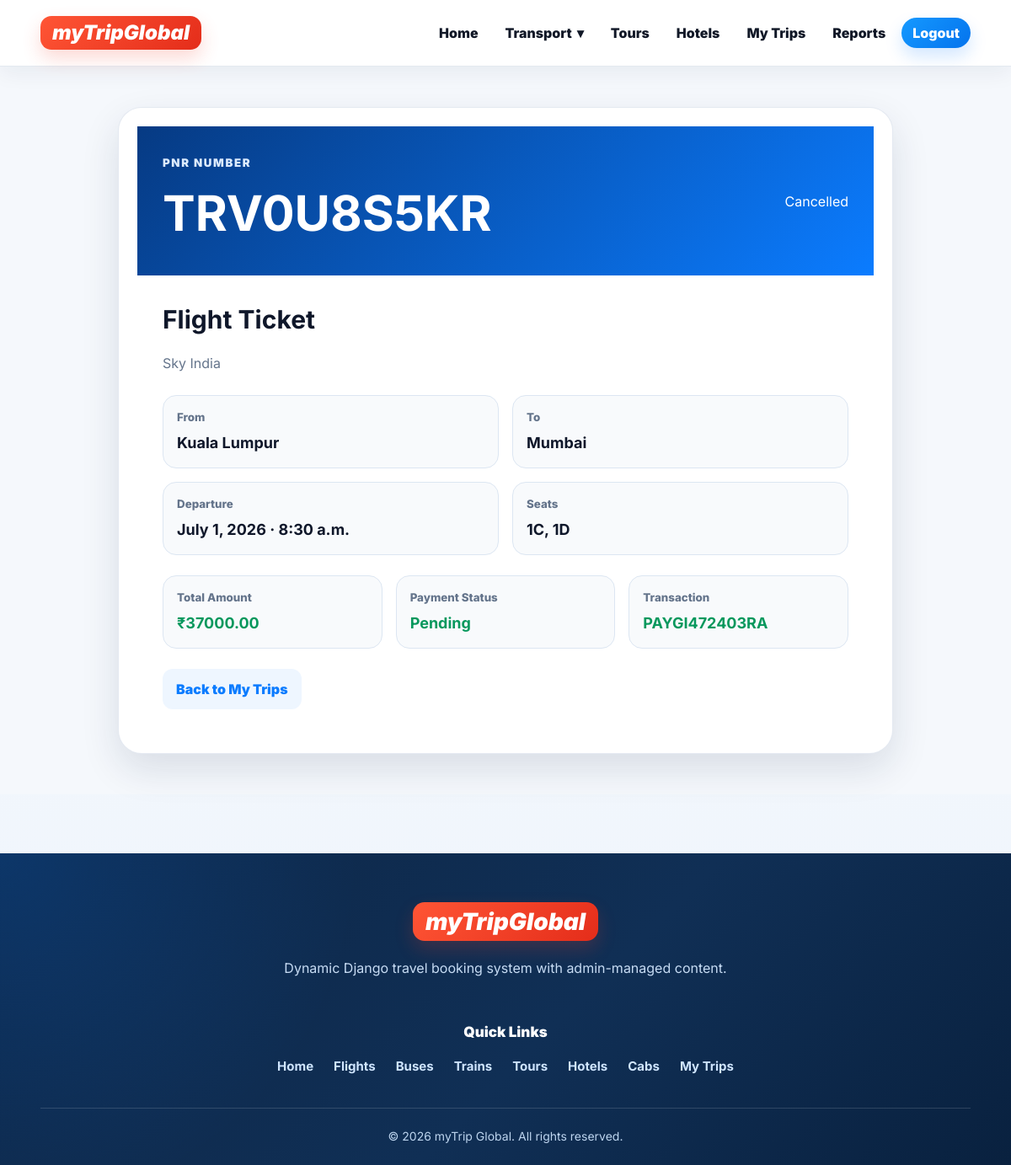
Page /bookings/2/ (signed in) on the committed database.
### booking/models.py (models this page shows, shortened)
class SiteSetting(models.Model):
    site_name = models.CharField(max_length=100, default='myTrip Global')
    logo_text = models.CharField(max_length=40, default='myTrip')
    tagline = models.CharField(max_length=150, blank=True, default="")
    hero_title = models.CharField(max_length=180, default='Book flights, buses, trains, hotels, tours and cabs in one place')
    hero_subtitle = models.TextField(default='Search travel, select seats, choose packages and pay securely online with Cashfree.')
    hero_image = models.ImageField(upload_to='site/', blank=True, null=True)
    support_email = models.EmailField(blank=True)
    support_phone = models.CharField(max_length=25, blank=True)
    footer_about = models.TextField(default='Book flights, buses, trains, tour packages, hotels and cabs from one trusted travel platform.')
    instagram_url = models.URLField(blank=True)
    twitter_url = models.URLField(blank=True)
    facebook_url = models.URLField(blank=True)
    is_active = models.BooleanField(default=True)
    updated_at = models.DateTimeField(auto_now=True)
    class Meta:
        verbose_name = 'Site Setting'
        verbose_name_plural = 'Site Settings'
    @classmethod
    def load(cls):
        return cls.objects.filter(is_active=True).order_by('-updated_at').first() or cls()

class Booking(models.Model):
    BOOKING_TYPES = [
        ('travel', 'Flight/Bus/Train'),
        ('tour', 'Tour Package'),
        ('hotel', 'Hotel'),
        ('cab', 'Cab'),
    ]
    STATUS_CHOICES = [
        ('pending', 'Pending Payment'),
        ('paid', 'Paid / Confirmed'),
        ('failed', 'Payment Failed'),
        ('cancelled', 'Cancelled'),
    ]
    PAYMENT_CHOICES = [
        ('pending', 'Pending'),
        ('success', 'Success'),
        ('failed', 'Failed'),
        ('refunded', 'Refunded'),
    ]
    user = models.ForeignKey(settings.AUTH_USER_MODEL, on_delete=models.CASCADE, related_name='bookings')
    booking_type = models.CharField(max_length=20, choices=BOOKING_TYPES)
    travel_service = models.ForeignKey(TravelService, on_delete=models.SET_NULL, null=True, blank=True)
    tour_package = models.ForeignKey(TourPackage, on_delete=models.SET_NULL, null=True, blank=True)
    hotel = models.ForeignKey(Hotel, on_delete=models.SET_NULL, null=True, blank=True)
    cab = models.ForeignKey(Cab, on_delete=models.SET_NULL, null=True, blank=True)
    pnr = models.CharField(max_length=15, unique=True, blank=True)
    travellers = models.PositiveIntegerField(default=1)
    selected_seats = models.JSONField(default=list, blank=True)
    check_in = models.DateField(blank=True, null=True)
    check_out = models.DateField(blank=True, null=True)
    rooms = models.PositiveIntegerField(default=1)
    pickup_location = models.CharField(max_length=150, blank=True)
    drop_location = models.CharField(max_length=150, blank=True)
    pickup_date = models.DateField(blank=True, null=True)
    tour_travel_date = models.DateField(blank=True, null=True)
    distance_km = models.DecimalField(max_digits=8, decimal_places=2, default=Decimal('0.00'))
    special_requests = models.TextField(blank=True)
    total_amount = models.DecimalField(max_digits=10, decimal_places=2, default=Decimal('0.00'))
    status = models.CharField(max_length=20, choices=STATUS_CHOICES, default='pending')
    payment_status = models.CharField(max_length=20, choices=PAYMENT_CHOICES, default='pending')
    created_at = models.DateTimeField(auto_now_add=True)
    cancelled_at = models.DateTimeField(blank=True, null=True)
    class Meta:
        ordering = ['-created_at']

class TravelService(models.Model):
    SERVICE_TYPES = [
        ('flight', 'Flight'),
        ('bus', 'Bus'),
        ('train', 'Train'),
    ]
    service_type = models.CharField(max_length=20, choices=SERVICE_TYPES)
    title = models.CharField(max_length=140)
    operator_name = models.CharField(max_length=100)
    source = models.CharField(max_length=80)
    destination = models.CharField(max_length=80)
    departure_date = models.DateField()
    departure_time = models.TimeField()
    arrival_date = models.DateField()
    arrival_time = models.TimeField()
    base_price = models.DecimalField(max_digits=10, decimal_places=2)
    total_seats = models.PositiveIntegerField(default=40)
    seat_columns = models.PositiveIntegerField(default=4, help_text='Use 4 for bus/flight style, 6 for train style')
    description = models.TextField(blank=True)
    image = models.ImageField(upload_to='services/', blank=True, null=True)
    is_active = models.BooleanField(default=True)
    created_at = models.DateTimeField(auto_now_add=True)
    class Meta:
        ordering = ['departure_date', 'departure_time']

class Payment(models.Model):
    PAYMENT_STATUS = [
        ('pending', 'Pending'),
        ('success', 'Success'),
        ('failed', 'Failed'),
        ('refunded', 'Refunded'),
    ]
    booking = models.OneToOneField(Booking, on_delete=models.CASCADE, related_name='payment')
    amount = models.DecimalField(max_digits=10, decimal_places=2)
    method = models.CharField(max_length=50, default='Cashfree')
    status = models.CharField(max_length=20, choices=PAYMENT_STATUS, default='pending')
    transaction_id = models.CharField(max_length=100, blank=True)
    cashfree_order_id = models.CharField(max_length=80, blank=True, db_index=True)
    payment_session_id = models.TextField(blank=True)
    gateway_response = models.JSONField(default=dict, blank=True)
    paid_at = models.DateTimeField(blank=True, null=True)
    created_at = models.DateTimeField(auto_now_add=True, blank=True, null=True)
    updated_at = models.DateTimeField(auto_now=True, blank=True, null=True)

### booking/views.py (the view)
# urls.py: path('bookings/<int:pk>/', views.booking_detail, name='booking_detail'),
@login_required
def booking_detail(request, pk):
    booking = get_object_or_404(
        Booking.objects.select_related('travel_service', 'tour_package', 'hotel', 'cab', 'payment'),
        pk=pk,
        user=request.user,
    )
    return render(request, 'booking_detail.html', {'booking': booking})

### booking/context_processors.py (called while the page is built)
def global_site_data(request):
    try:
        return {
            'site_settings': SiteSetting.load(),
            'footer_links': FooterLink.objects.filter(is_active=True)[:8],
        }
    except Exception:
        return {
            'site_settings': SiteSetting(),
            'footer_links': [],
        }

### booking/templates/booking_detail.html (shortened to what this page needs)
{% extends 'base.html' %}
{% load static %}
{% block extra_css %}<link rel="stylesheet" href="{% static 'css/booking_detail.css' %}?v=12.0">{% endblock %}
{% block content %}
<section class="ticket-page">
    <article class="ticket-card">
        <div class="ticket-head">
            <div>
                <small>PNR NUMBER</small>
                <h1>{{ booking.pnr }}</h1>
            </div>
            <span class="status {{ booking.status }}">{{ booking.get_status_display }}</span>
        </div>
        <div class="ticket-body">
            {% if booking.booking_type == 'travel' and booking.travel_service %}
                <h2>{{ booking.travel_service.get_service_type_display }} Ticket</h2>
                <p>{{ booking.travel_service.operator_name }}</p>
                <div class="ticket-grid">
                    <div><small>From</small><strong>{{ booking.travel_service.source }}</strong></div>
                    <div><small>To</small><strong>{{ booking.travel_service.destination }}</strong></div>
                    <div><small>Departure</small><strong>{{ booking.travel_service.departure_date }} · {{ booking.travel_service.departure_time }}</strong></div>
                    <div><small>Seats</small><strong>{{ booking.selected_seats|join:', ' }}</strong></div>
                </div>
            {% endif %}
            <div class="payment-box">
                <div><small>{% if booking.status == 'paid' %}Total Paid{% else %}Total Amount{% endif %}</small><strong>₹{{ booking.total_amount }}</strong></div>
                <div><small>Payment Status</small><strong>{{ booking.get_payment_status_display }}</strong></div>
                {% if booking.payment %}<div><small>Transaction</small><strong>{{ booking.payment.transaction_id }}</strong></div>{% endif %}
            </div>
            <div class="ticket-actions">
                <a href="{% url 'my_bookings' %}">Back to My Trips</a>
            </div>
        </div>
    </article>
</section>
{% endblock %}

### booking/templates/base.html (shortened to what this page needs)
{% load static %}
<!doctype html>
<html lang="en">
<head>
    <link rel="stylesheet" href="{% static 'css/base.css' %}?v=25.0">
    {% block extra_css %}{% endblock %}
</head>
<body>
<header class="site-header">
    <div class="header-inner">
        <a class="brand" href="{% url 'home' %}" aria-label="Home">
            <span class="brand-mark">
                {{ site_settings.logo_text|default:'myTripGlobal' }}
            </span>
        </a>
        <nav class="main-nav" aria-label="Main navigation">
            <a href="{% url 'home' %}">Home</a>
            <details class="nav-dropdown">
                <summary>
                    Transport <span>▾</span>
                </summary>
            </details>
            <a href="{% url 'tour_list' %}">Tours</a>
            <a href="{% url 'hotel_list' %}">Hotels</a>
            {% if user.is_authenticated %}
                <a href="{% url 'my_bookings' %}">My Trips</a>
                {% if user.is_staff or user.is_superuser %}
                    <a href="{% url 'staff_reports' %}">Reports</a>
                {% endif %}
                <form class="logout-form" method="post" action="{% url 'logout' %}">
                    <button type="submit">Logout</button>
                </form>
            {% else %}
                <a class="login-link" href="{% url 'login' %}">Login</a>
                <a class="signup-link" href="{% url 'signup' %}">Sign up</a>
            {% endif %}
        </nav>
    </div>
</header>
<main>
    {% block content %}{% endblock %}
</main>
<footer class="site-footer">
    <div class="footer-inner footer-modern">
        <div class="footer-brand">
            <a class="brand footer-logo" href="{% url 'home' %}" aria-label="Home">
                <span class="brand-mark">
                    {{ site_settings.logo_text|default:'myTripGlobal' }}
                </span>
            </a>
            <p>
                {{ site_settings.footer_about|default:'Dynamic Django travel booking system with admin-managed content.' }}
            </p>
        </div>
        <div class="footer-menu">
            <h4>Quick Links</h4>
            <div class="footer-link-row">
                <a href="{% url 'home' %}">Home</a>
                <a href="{% url 'flight_list' %}">Flights</a>
                <a href="{% url 'bus_list' %}">Buses</a>
                <a href="{% url 'train_list' %}">Trains</a>
                <a href="{% url 'tour_list' %}">Tours</a>
                <a href="{% url 'hotel_list' %}">Hotels</a>
                <a href="{% url 'cab_list' %}">Cabs</a>
                {% if user.is_authenticated %}
                    <a href="{% url 'my_bookings' %}">My Trips</a>
                {% endif %}
            </div>
        </div>
    </div>
    <div class="footer-bottom">
        <span>
            © 2026 {{ site_settings.site_name|default:'myTrip Global' }}. All rights reserved.
        </span>
    </div>
</footer>
</body>
</html>

### booking/static/css/base.css (style rules this page uses)
:root { --primary: #0b7cff; --primary-600: #0067df; --primary-dark: #063a83; --accent: #ef3f2e; --success: #08985d; --warning: #b7791f; --danger: #d92d20; --ink: #0f172a; --text: #334155; --muted: #64748b; --line: #dce6f2; --soft: #f1f7ff; --bg: #f4f8fc; --card: #ffffff; --shadow: 0 18px 45px rgba(15, 35, 66, .12); --shadow-sm: 0 8px 24px rgba(15, 35, 66, .08); --radius: 24px; --container: min(1180px, 92vw); }
* { box-sizing: border-box; }
html { scroll-behavior: smooth; }
body { margin: 0; font-family: Inter, system-ui, -apple-system, BlinkMacSystemFont, "Segoe UI", Roboto, Arial, sans-serif; background: linear-gradient(180deg, #f8fbff 0%, #eef4fb 100%); color: var(--ink); line-height: 1.5; }
a { color: inherit; text-decoration: none; }
button, input, select, textarea { font: inherit; }
button { cursor: pointer; }
main { min-height: 62vh; }
.site-header { position: sticky; top: 0; z-index: 1000; background: rgba(255, 255, 255, .97); backdrop-filter: blur(14px); border-bottom: 1px solid rgba(226, 232, 240, .95); box-shadow: 0 8px 24px rgba(15, 35, 66, .06); }
.header-inner { width: var(--container); margin: 0 auto; min-height: 78px; display: flex; align-items: center; justify-content: space-between; gap: 24px; }
.brand { display: inline-flex; align-items: center; gap: 12px; min-width: max-content; }
.brand-mark { display: inline-flex; align-items: center; justify-content: center; background: linear-gradient(135deg, #ff5535, #e42d1a); color: #ffffff; border-radius: 13px; padding: 8px 14px; font-size: 24px; line-height: 1; font-weight: 900; font-style: italic; box-shadow: 0 10px 22px rgba(239, 63, 46, .2); }
.main-nav { display: flex; align-items: center; justify-content: flex-end; gap: 6px; flex-wrap: wrap; }
.main-nav > a, .logout-form button { border: 0; background: transparent; color: #111827; border-radius: 999px; padding: 10px 13px; font-weight: 850; line-height: 1; transition: .18s ease; }
.main-nav .login-link, .main-nav .signup-link, .logout-form button { background: linear-gradient(135deg, #1599ff, #0473ed); color: #ffffff; box-shadow: 0 10px 20px rgba(11, 124, 255, .18); }
.logout-form { margin: 0; }
.nav-dropdown { position: relative; display: inline-flex; align-items: center; }
.nav-dropdown summary { list-style: none; border: 0; background: transparent; color: #111827; border-radius: 999px; padding: 10px 13px; font-weight: 850; line-height: 1; cursor: pointer; transition: .18s ease; display: inline-flex; align-items: center; gap: 6px; }
.site-footer { background: radial-gradient(circle at top left, rgba(11, 124, 255, .18), transparent 34%), linear-gradient(135deg, #0d2748 0%, #102f55 55%, #09213f 100%); color: #dcecff; padding: 58px 0 24px; margin-top: 70px; }
.footer-inner { width: var(--container); margin: 0 auto; }
.footer-modern { display: flex; flex-direction: column; gap: 34px; }
.footer-brand { text-align: center; max-width: 780px; margin: 0 auto; }
.footer-brand .footer-logo { display: inline-flex; justify-content: center; margin-bottom: 18px; }
.footer-brand .brand-mark { font-size: 28px; padding: 9px 15px; border-radius: 14px; }
.footer-brand p { margin: 0 auto; max-width: 720px; color: #c7dcf4; font-size: 16px; line-height: 1.75; }
.footer-menu { text-align: center; }
.footer-menu h4 { color: #ffffff; font-size: 17px; font-weight: 900; margin: 0 0 16px; }
.footer-link-row { display: flex; justify-content: center; align-items: center; gap: 14px 24px; flex-wrap: wrap; }
.footer-link-row a { color: #cfe5ff; font-size: 15px; font-weight: 700; transition: .2s ease; }
.footer-bottom { width: var(--container); margin: 38px auto 0; padding-top: 22px; border-top: 1px solid rgba(255, 255, 255, .14); text-align: center; color: #bdd5ef; font-size: 14px; }
.detail-grid div, .ticket-card, .payment-card, .seat-layout-card { background: #ffffff; border: 1px solid rgba(226, 232, 240, .92); border-radius: 22px; padding: 22px; box-shadow: var(--shadow-sm); }
.ticket-grid, .payment-box, .stat-grid { display: grid; grid-template-columns: repeat(4, minmax(0, 1fr)); gap: 14px; }

### rows in the picture
SiteSetting: logo_text "myTripGlobal", footer_about "Dynamic Django travel booking system with admin-managed content.", site_name "myTrip Global"
Booking: pnr "TRV0U8S5KR", status "Cancelled", travel_service.service_type "Flight", travel_service.operator_name "Sky India", travel_service.source "Kuala Lumpur", travel_service.destination "Mumbai", travel_service.departure_date "July 1, 2026", travel_service.departure_time "8:30 a.m.", selected_seats "1C, 1D", total_amount "37000.00", payment_status "Pending", payment.transaction_id "PAYGI472403RA"
